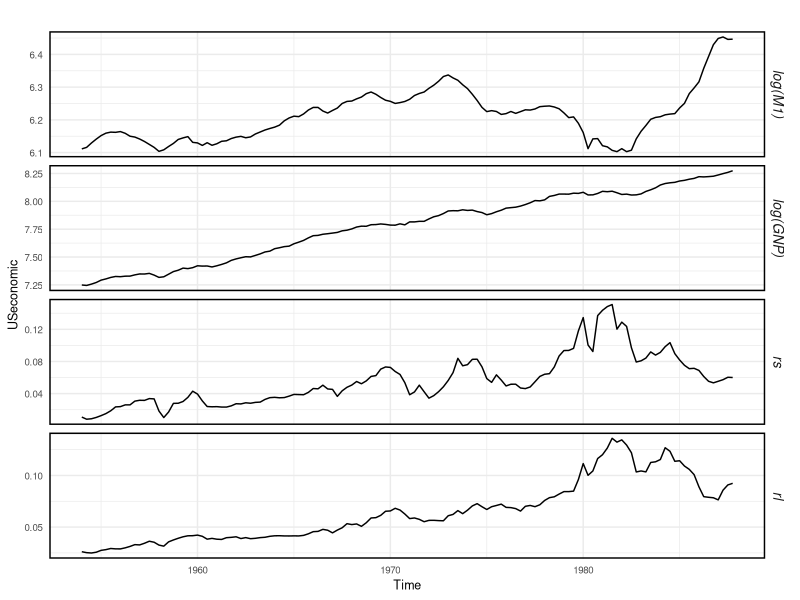
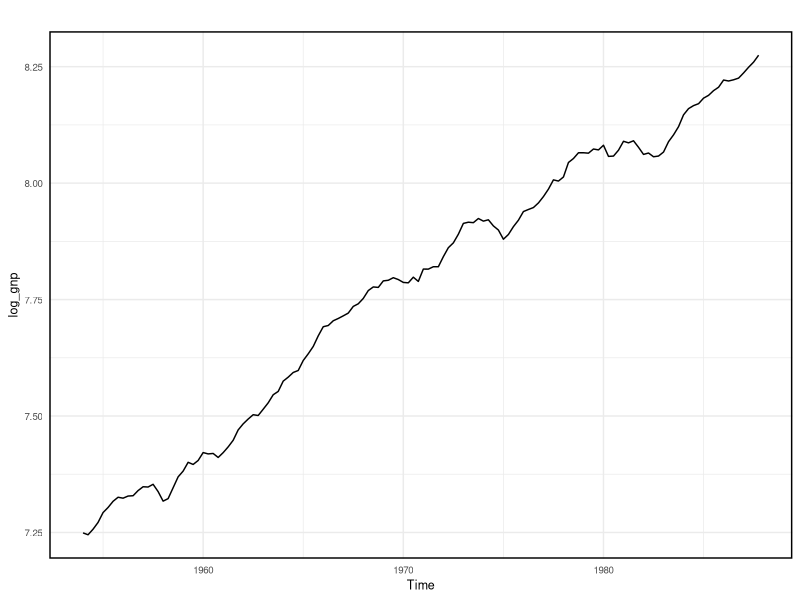
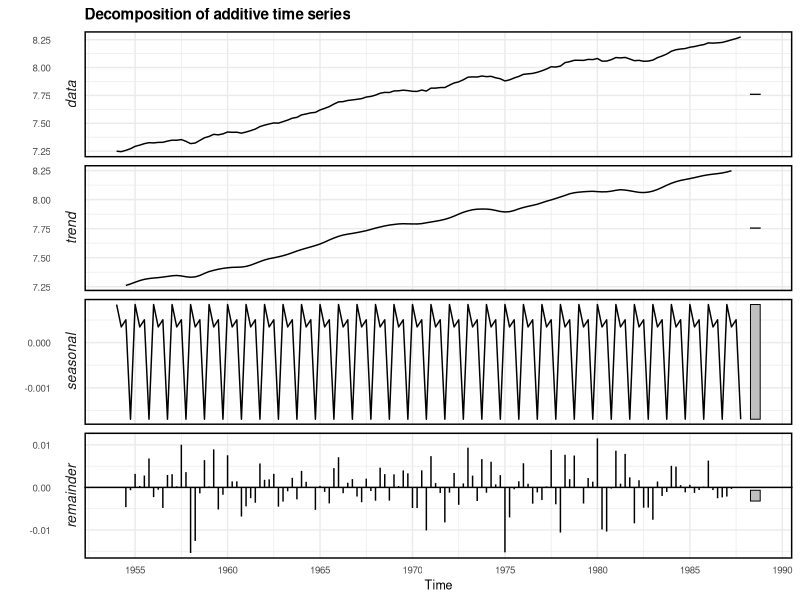

The R source for these figures, in order: (Note: this script raises an error after producing the figures.)
## ---- chunk 1
library(ggplot2)
# ggplot theme
par(mfrow = c(2,1), mar = c(3,5,4,4), cex = 0.4)

th <- theme_minimal() + 
  theme(plot.title = element_text(size=11, face="bold"),
        axis.title.x = element_text(size=9),                
        axis.title.y = element_text(size=9),
        legend.text = element_text(size=7),
        legend.title = element_text(size=9),
        axis.text = element_text(size=7),
        strip.text = element_text(size=10, face = "italic"),
        panel.border = element_rect(colour = "black", fill = NA, size = 1))
## ---- chunk 2
# Start by importing a dataset

library(tseries)
library(forecast)
library(ggplot2)

data("USeconomic")
autoplot(USeconomic, facets = TRUE) + th
## ---- chunk 3
# Extract the log_GNP series

log_gnp <- USeconomic[,"log(GNP)"]
autoplot(log_gnp) + th
## ---- chunk 4
# Time Series Decomposition
log_gnp_decomposition <- decompose(log_gnp)
autoplot(log_gnp_decomposition) + th
## ---- chunk 5
#Differencing the time-series
gnp_growth <- diff(y, lag = 1)

#Plotting the data
autoplot(gnp_growth, main = "GNP growth rate (quarter on quarter)") + th
## ---- chunk 6
# ADF test to check for stationarity
adf.test(gnp_growth)
## ---- chunk 7
#Plotting the estimated acf and pacf of GNP_growth
ggAcf(GNP_growth, lag.max = 10, main = "ACF GNP growth rate") + th 
ggAcf(GNP_growth, lag.max = 10 ,type = "partial", main = "Partial ACF GNP growth rate") + th
## ---- chunk 8
# AR(1)
plot(ARMAacf(0.1, 0, lag.max = 10), type = "h")
plot(ARMAacf(0.1, 0, lag.max = 10, pacf =TRUE) , type = "h")
## ---- chunk 9
# ARMA(1,1)
plot(ARMAacf(0.1, 0.3, lag.max = 10), type = "h")
plot(ARMAacf(0.1, 0.3, lag.max = 10, pacf =TRUE) , type = "h")
## ---- chunk 10
#Models estimation
mod_1 <- arima(GNP_growth, order=c(1,0,0)) # Parmameters order follow the model name: AR - I - MA
mod_2 <- arima(GNP_growth, order=c(1,0,1))

#Reporting the coefficients estimates and their standard errors (as well as other statistics)
mod_1
mod_2
## ---- chunk 11
auto.arima(GNP_growth)
## ---- chunk 12
# time series diagnostic
tsdiag(mod_1)
## ---- chunk 13
# With base R functions
qqnorm(mod_1$residuals)
qqline(mod_1$residuals)
## ---- chunk 14
shapiro.test(mod_1$residuals)
## ---- chunk 15
# R functions
upper <- fitted(mod_1) + 1.96*sqrt(mod_1$sigma2)
lower <- fitted(mod_1) - 1.96*sqrt(mod_1$sigma2)
#plot(gnp_growth, type="n", ylim=range(lower,upper))
#polygon(c(time(gnp_growth),rev(time(gnp_growth))), c(upper,rev(lower)), 
#   col=rgb(0,0,0.6,0.2), border=FALSE)
#lines(gnp_growth)
#lines(fitted(mod_1),col='red')
out <- (gnp_growth < lower | gnp_growth > upper)
#points(time(gnp_growth)[out], gnp_growth[out], pch=19)

# ggplot

out = out*gnp_growth
out[out == FALSE] = NA

ggplot(data = data.frame(time = time(gnp_growth),gnp_growth, fitted = fitted(mod_1), upper, lower, out), aes(x = time, y = gnp_growth)) + th +
  geom_line(aes(y = gnp_growth)) + 
  geom_line(aes(y = fitted), col = "red") +
  scale_y_continuous(expand = c(0,0)) + 
  geom_ribbon(aes(ymin=lower, ymax=upper), alpha = 0.2) +
  geom_point(aes(y = out))
## ---- chunk 16
autoplot(forecast(mod_1, h = 30)) + th
## ---- chunk 17
# With bootstrapped confidence interval
autoplot(forecast(mod_1, h = 30, bootstrap = TRUE)) + th
